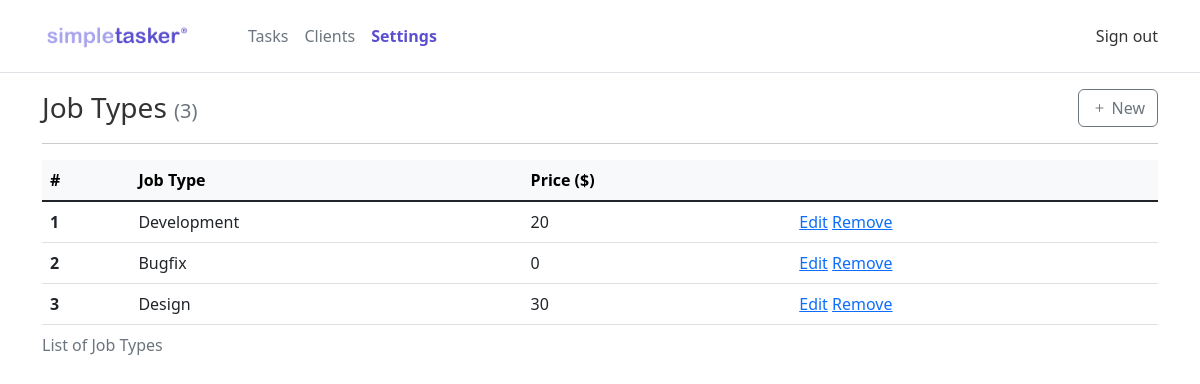
The app's page /settings (signed in) with its own data.
### tables this page shows
CREATE TABLE "jobTypes" (
	"typeid"	INTEGER NOT NULL,
	"userid"	INTEGER NOT NULL,
	"name"	TEXT NOT NULL,
	"price"	INTEGER NOT NULL DEFAULT 0,
	"status"	INTEGER NOT NULL DEFAULT 1,
	PRIMARY KEY("typeid" AUTOINCREMENT)
);

### app.py (the view)
@app.route("/settings")
@login_required
def jobTypes():
    if request.args.get("submit") == 'remove' and request.args.get("typeid"):
        sql = db.execute("UPDATE jobTypes SET status = -1 WHERE userid = ? AND typeid = ?", session["userid"], request.args.get("typeid"))
        if sql > 0:
            flash('Job Type removed!')
        else:
            flash('Job Type not removed!', 'error')
    jobTypes = db.execute("SELECT * FROM jobTypes WHERE status != -1 AND userid = ?", session["userid"])
    for i, jobType in enumerate(jobTypes, start = 1):
        jobType["row"] = i
    return render_template("/settings.html", jobTypes=jobTypes, count = len(jobTypes))

### app.py (called while the page is built)
@app.after_request
def after_request(response):
    response.headers["Cache-Control"] = "no-cache, no-store, must-revalidate"
    response.headers["Expires"] = 0
    response.headers["Pragma"] = "no-cache"
    return response

### helpers.py (called while the page is built)
def login_required(f):
    @wraps(f)
    def decorated_function(*args, **kwargs):
        if session.get("userid") is None:
            return redirect("/login")
        return f(*args, **kwargs)
    return decorated_function

### templates/settings.html (shortened to what this page needs)
{% extends "layout.html" %}
{% block main %}
<main>
    <header class="p-3 mb-3 border-bottom">
        <div class="container">
            <div class="d-flex flex-wrap align-items-center justify-content-center justify-content-lg-start">
                <a href="/" class="d-flex align-items-center mb-2 mb-lg-0 text-dark text-decoration-none">
                    <img class="header-logo" src="/static/logo.png" width="150">
                </a>
                <ul class="nav col-12 col-lg-auto me-lg-auto mb-2 justify-content-center mb-md-0 ms-5">
                    <li><a href="/" class="nav-link px-2 link-secondary">Tasks</a></li>
                    <li><a href="/clients" class="nav-link px-2 link-secondary">Clients</a></li>
                    <li><a href="/settings" class="nav-link px-2 link-secondary fw-bold pcolor">Settings</a></li>
                </ul>
                <div class="text-end">
                    <ul class="nav col-12 col-lg-auto me-lg-auto mb-2 justify-content-center mb-md-0">
                        <li><a class="dropdown-item" href="/logout">Sign out</a></li>
                    </ul>
                </div>
            </div>
        </div>
    </header>
    <div class="container">
        <div class="d-flex align-items-center">
            <h3 class="mb-0 flex-grow-1">Job Types <span class="text-muted fs-5">({{ count or 0 }})</span></h3>
            <a href="/addJobType" class="btn btn-outline-secondary ms-2"><i class="bi-plus"></i> New</a>
        </div>
        <hr>
        <table class="table">
            <caption>List of Job Types</caption>
            <thead class="table-light">
                <tr>
                    <th scope="col">#</th>
                    <th scope="col">Job Type</th>
                    <th scope="col">Price ($)</th>
                    <th scope="col"></th>
                </tr>
            </thead>
            <tbody class="table-group-divider">
                {% for jobType in jobTypes %}
                <tr>
                    <th scope="row">{{ jobType.row }}</th>
                    <td>{{ jobType.name }}</td>
                    <td>{{ jobType.price }}</td>
                    <td><a href="/addJobType?typeid={{ jobType.typeid }}">Edit</a> <a href="#" onclick="remove({{ jobType.typeid }})">Remove</a></td>
                </tr>
                {% endfor %}
            </tbody>
        </table>
    </div>
</main>
{% endblock %}

### static/custom.css (style rules this page uses)
html, body { height: 100%; color: #333; }
.pcolor { color: #5c4fcf !important; }

### records on screen
jobTypes: row "1", name "Development", price "20"
jobTypes: row "2", name "Bugfix", price "0"
jobTypes: row "3", name "Design", price "30"

### other values on screen
{{ count or 0  }} "3"
